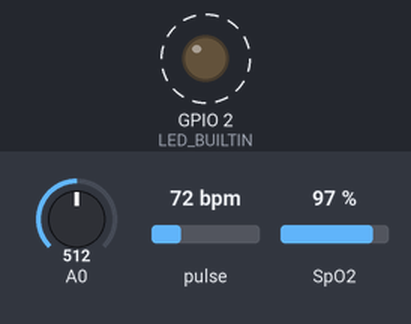
A sketch run on a simulated ESP8266 (NodeMCU). Parts: output pins drawn as LEDs (lit = HIGH, except the on-board LED, lit = LOW). Dashed ring = blinking. The inputs (shaded band) are chosen by the test bench; at power-on: A0 = 512, pulse 72 bpm, SpO2 97 %. WiFi joins after 1.5 s; servers stay silent unless stated; no MQTT or app messages arrive unless stated; what the sketch prints to the serial monitor is not drawn.

Above: at 2.5 s.
Timing chart, 0 to 6.7 s (numbered marks = the images above):
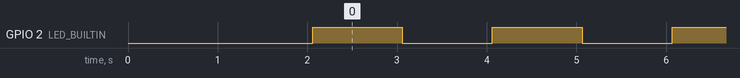

Measured:
- by itself, GPIO 2 (LED_BUILTIN): alternates HIGH for 1.0 s and LOW for 1.0 s

The sketch:

patien_monitor.ino
```cpp
/****************************************
 * Include Libraries
 ****************************************/

#include <Wire.h>
#include <ESP8266WiFi.h>
#include "MAX30100_PulseOximeter.h"
#include <PubSubClient.h>


/****************************************
 * Define Constants
 * Credetnials for UBI Dots (Education)
 *  username : johnsmith_p
 *  passwordl: patient1
 *  email: johnsmith@maillink.live
 ****************************************/
#define TOKEN                   "A1E-VnTOfvYuCrPwrVq4s7jDKZMS1j2XB8" // Your Ubidots TOKEN
#define REPORTING_PERIOD_MS     1000
#define MQTT_PORT               1883
#define _server                 "things.ubidots.com"
#define MAX_VALUES              3
#define PAYLOAD_SIZE            1000
#define FIRST_PART_TOPIC        "/v1.6/devices/"
#define _clientName             "Patient"
#define STASSID                 "test"
#define STAPSK                  "qwertyuiop"

WiFiClient espClient;
PubSubClient _client = PubSubClient(espClient);

// PulseOximeter is the higher level interface to the sensor
// it offers:
//  * beat detection reporting
//  * heart rate calculation
//  * SpO2 (oxidation level) calculation
PulseOximeter pox;

uint32_t  tsLastReport = 0;
int       bpm = 0,SpO2 = 0;
float     temp=0;
uint8_t   currentValue=0, led_state=0;

typedef struct Value {
    char  *_variableLabel;
    float _value;
    char *_context;
    char *_timestamp;
} Value;
Value* val;


/****************************************
 * Auxiliar Functions
 ****************************************/
void WiFi_Connect()
{
    val = (Value *)malloc(MAX_VALUES*sizeof(Value));
    pinMode(LED_BUILTIN, OUTPUT);
    digitalWrite(LED_BUILTIN,LOW);
    Serial.println();
    Serial.println();
    Serial.print("Connecting to ");
    Serial.println(STASSID);
    WiFi.setAutoConnect (true);
    WiFi.setAutoReconnect (true);
    WiFi.begin(STASSID, STAPSK);
    while (WiFi.status() != WL_CONNECTED)
    {
        delay(500);
        Serial.print(".");
    }
    Serial.println("");
    Serial.println("WiFi connected");
    Serial.println("IP address: ");
    Serial.println(WiFi.localIP());
    digitalWrite(LED_BUILTIN,!HIGH);
}
void client_connect()
{
  while(!_client.connected())
  {
    if (!_client.connected())
    {
      Serial.print("Attempting MQTT connection...");
      if (_client.connect(_clientName, TOKEN, NULL))
      {
        Serial.println("connected");
      }
      else
      {
        Serial.print("failed, rc=");
        Serial.print(_client.state());
        Serial.println(" try again in 3 seconds");
        delay(3000);
      }
    }
  }
}
void init_oximeter()
{
     // Initialize the PulseOximeter instance
    Serial.print("HeartBeat Sensor Initialization ");
    while(true)
    {
      if (!pox.begin())
      {
        Serial.println("FAILED");
        Serial.println("Restarting");
        delay(500);
        ESP.reset();
      }
      else
      {
        Serial.println("SUCCESS");
      }
      break;
    }
}
void add_val(char* variableLabel, float value)
{
    (val+currentValue)->_variableLabel = variableLabel;
    (val+currentValue)->_value = value;
    (val+currentValue)->_context = NULL;
    (val+currentValue)->_timestamp = NULL;
    currentValue++;

}

bool Publish_val(char *deviceLabel)
{
    char topic[150];
    char payload[PAYLOAD_SIZE];
    String str; int i=0;
    sprintf(topic, "%s%s", FIRST_PART_TOPIC, deviceLabel);
    sprintf(payload, "{");
    for (i = 0; i <= 2; i++)
    {
        str = String((val+i)->_value, 2);
        sprintf(payload, "%s\"%s\": [{\"value\": %s", payload, (val+i)->_variableLabel, str.c_str());
        if (i >= 2)
        {
            sprintf(payload, "%s}]}", payload);
            break;
        }
        else
        {
            sprintf(payload, "%s}], ", payload);
        }
    }
    if (!true)
    {
        Serial.println("publishing to TOPIC: ");
        Serial.println(topic);
        Serial.print("JSON dict: ");
        Serial.println(payload);
    }
    currentValue = 0;
    return _client.publish(topic, payload, 512);
}
float get_temperature()
{
  int analogValue = analogRead(A0);
  float millivolts = (analogValue/1024.0) * 3300; //3300 is the voltage provided by NodeMCU
  return (millivolts/10); //Temperature in milivolts
}
void callback(char* topic, byte* payload, unsigned int length)
{
  // Nothing to do
}
/****************************************
 * Main Functions
 ****************************************/
void setup()
{
    Serial.begin(115200);
    WiFi_Connect();

    _client.setServer(_server, MQTT_PORT);
    _client.setCallback(callback);
    client_connect();
    delay(500);
    init_oximeter();
}
int count = 0;
void loop()
{

  if(WiFi.status() != WL_CONNECTED)
  {
    WiFi_Connect();
    if(WiFi.status() == WL_CONNECTED)
    {
      client_connect();
      delay(500);
      init_oximeter();
    }
  }

  digitalWrite(LED_BUILTIN,led_state);

    // Make sure to call update as fast as possible
    pox.update();
    if (millis() - tsLastReport > REPORTING_PERIOD_MS)
    {
        bpm = pox.getHeartRate();
        SpO2 = pox.getSpO2();
        temp = get_temperature();
        Serial.print("Heart rate:");
        Serial.print(pox.getHeartRate());
        Serial.print("  bpm / SpO2:");
        Serial.print(pox.getSpO2());
        Serial.print("  Body Temperature: ");
        Serial.print(temp);
        Serial.println(" °C");
        add_val("BPM",bpm);
        add_val("Temp",temp);
        add_val("SpO2",SpO2);
        Publish_val("patient_vitals");
        tsLastReport = millis();
        led_state = !led_state;
    }
}
```
